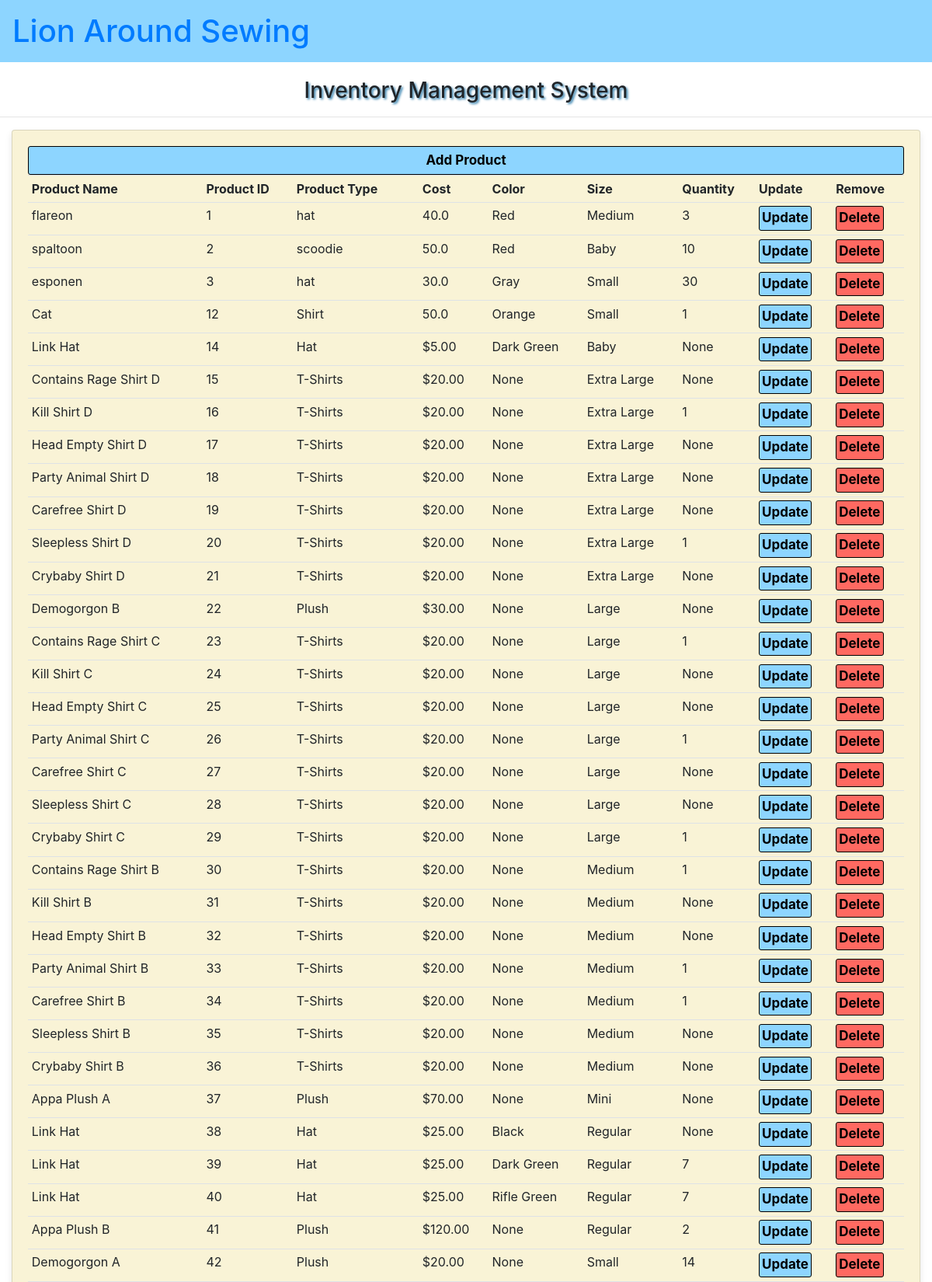
The page / (upper part) on the database its author committed.
### accounts/models.py (models this page shows, shortened)
class Product(models.Model):
    COLORS = (
           ('Black', 'Black'),
           ('Blue', 'Blue'),
           ('Dark Green', 'Dark Green'),
           ('Galaxy', 'Galaxy'),
           ('Gray', 'Gray'),
           ('Green', 'Green'),
           ('Orange', 'Orange'),
           ('Pink', 'Pink'),
           ('Purple', 'Purple'),
           ('Red', 'Red'),
           ('Rifle Green', 'Rifle Green'),
           ('Yellow', 'Yellow'),
           ('White', 'White'),
             )
    SIZES = (
           ('Baby', 'Baby'),
           ('Mini', 'Mini'),
           ('Small', 'Small'),
           ('Medium', 'Medium'),
           ('Large', 'Large'),
           ('Extra Large', 'Extra Large'),
            )
    product_Name = models.CharField(max_length=200, null=True)
    product_Type = models.CharField(max_length=200, null=True)
    cost = models.FloatField(null=True)
    color = models.CharField(max_length=200, null = True, choices = COLORS)
    size = models.CharField(max_length=200, null = True, choices = SIZES)
    quantity = models.IntegerField(null=True)

### accounts/views.py (the view)
# urls.py: path('', views.home, name='home'),
def home(request):
    product = Product.objects.all()
    context = {'products': product}
    return render(request, 'accounts/dashboard.html', context)

### accounts/templates/accounts/dashboard.html (shortened to what this page needs)
{% extends 'accounts/main.html' %}  {% comment %} inherting from the main  {% endcomment %}
{% block content %}
<div class="col-md-12">
    <div class="card card-body">
        <a class= "btn btn-primary btn-sm btn-block" href="{% url 'add_product'%}">Add Product</a>
        <table class = "table table-sm">
            <tr>
                <th>Product Name</th>
                <th>Product ID</th>
                <th>Product Type</th>
                <th>Cost</th>
                <th>Color</th>
                <th>Size</th>
                <th>Quantity</th>
                <th>Update</th>
                <th>Remove</th>
            </tr>
            {% for product in products %}
                <tr>
                    <td>{{product.product_Name}}</td>
                    <td>{{product.id}}</td>
                    <td>{{product.product_Type}}</td>
                    <td>{{product.cost}}</td>
                    <td>{{product.color}}</td>
                    <td>{{product.size}}</td>
                    <td>{{product.quantity}}</td>
                    <td><a class="btn btn-sm btn-info" href="{% url 'edit_product' product.id%}">Update</a></td>
                    <td><a class="btn btn-sm btn-danger" href="{% url 'delete_entry' product.id%}">Delete</a></td>
                </tr>
            {% endfor %}
        </table>
    </div>
</div>
{% endblock %}

### accounts/templates/accounts/main.html (shortened to what this page needs)
<!DOCTYPE html>
<html lang="en">
<head>
    {% load static %}
    <link rel="stylesheet" href="https://cdn.jsdelivr.net/npm/bootstrap@4.4.1/dist/css/bootstrap.min.css">
    <link rel="stylesheet" type="text/css" href="{% static 'css/dashboard.css' %}">
</head>
<body>
<h1> <a href="{% url 'home' %}" id="header_text"> Lion Around Sewing </a></h1>
<h5> Inventory Management System </h5>
<hr>
    {% block content %}
    {% endblock %}
</body>
</html>

### accounts/static/css/dashboard.css (style rules this page uses)
h1 { background-color: #8DD5FF; padding: 1rem; font-size: 2.5rem; margin-bottom: 20px; }
h5 { font-size: 1.75rem; text-align: center; text-shadow: 2px 2px 3px #3984b0; }
.card { background-color: #F9F3D6; border-radius: 0.25rem; box-shadow: 0 0.25rem 0.5rem rgba(0, 0, 0, 0.1); }
.card-body { padding: 1.25rem; }
a.btn-primary { background-color: #8DD5FF; border-color: #000000; color: #000000; font-size: 40px; font-weight: bold; padding: 20px 12px; text-decoration: none; }
a.btn-block { display: block; }
a.btn-sm { padding: 5px 10px; font-size: 17px; line-height: 1.5; border-radius: 3px; }
a.btn-info { background-color: #8DD5FF; border-color: #000000; color: #000000; font-size: 17px; font-weight: bold; padding: 2px 3px; text-decoration: none; }
a.btn-danger { background-color: #FF6961; border-color: #000000; color: #000000; font-size: 17px; font-weight: bold; padding: 2px 3px; text-decoration: none; }

### rows shown on the page
Product: product_Name "flareon", id "1", product_Type "hat", cost "40.0", color "Red", size "Medium", quantity "3"
Product: product_Name "spaltoon", id "2", product_Type "scoodie", cost "50.0", color "Red", size "Baby", quantity "10"
Product: product_Name "esponen", id "3", product_Type "hat", cost "30.0", color "Gray", size "Small", quantity "30"
Product: product_Name "Cat", id "12", product_Type "Shirt", cost "50.0", color "Orange", size "Small", quantity "1"
Product: product_Name "Link Hat", id "14", product_Type "Hat", cost "$5.00", color "Dark Green", size "Baby", quantity "None"
Product: product_Name "Contains Rage Shirt D", id "15", product_Type "T-Shirts", cost "$20.00", color "None", size "Extra Large", quantity "None"
Product: product_Name "Kill Shirt D", id "16", product_Type "T-Shirts", cost "$20.00", color "None", size "Extra Large", quantity "1"
Product: product_Name "Head Empty Shirt D", id "17", product_Type "T-Shirts", cost "$20.00", color "None", size "Extra Large", quantity "None"
Product: product_Name "Party Animal Shirt D", id "18", product_Type "T-Shirts", cost "$20.00", color "None", size "Extra Large", quantity "None"
Product: product_Name "Carefree Shirt D", id "19", product_Type "T-Shirts", cost "$20.00", color "None", size "Extra Large", quantity "None"
Product: product_Name "Sleepless Shirt D", id "20", product_Type "T-Shirts", cost "$20.00", color "None", size "Extra Large", quantity "1"
Product: product_Name "Crybaby Shirt D", id "21", product_Type "T-Shirts", cost "$20.00", color "None", size "Extra Large", quantity "None"
Product: product_Name "Demogorgon B", id "22", product_Type "Plush", cost "$30.00", color "None", size "Large", quantity "None"
Product: product_Name "Contains Rage Shirt C", id "23", product_Type "T-Shirts", cost "$20.00", color "None", size "Large", quantity "1"
Product: product_Name "Kill Shirt C", id "24", product_Type "T-Shirts", cost "$20.00", color "None", size "Large", quantity "None"
Product: product_Name "Head Empty Shirt C", id "25", product_Type "T-Shirts", cost "$20.00", color "None", size "Large", quantity "None"
Product: product_Name "Party Animal Shirt C", id "26", product_Type "T-Shirts", cost "$20.00", color "None", size "Large", quantity "1"
Product: product_Name "Carefree Shirt C", id "27", product_Type "T-Shirts", cost "$20.00", color "None", size "Large", quantity "None"
Product: product_Name "Sleepless Shirt C", id "28", product_Type "T-Shirts", cost "$20.00", color "None", size "Large", quantity "None"
Product: product_Name "Crybaby Shirt C", id "29", product_Type "T-Shirts", cost "$20.00", color "None", size "Large", quantity "1"
Product: product_Name "Contains Rage Shirt B", id "30", product_Type "T-Shirts", cost "$20.00", color "None", size "Medium", quantity "1"
Product: product_Name "Kill Shirt B", id "31", product_Type "T-Shirts", cost "$20.00", color "None", size "Medium", quantity "None"
Product: product_Name "Head Empty Shirt B", id "32", product_Type "T-Shirts", cost "$20.00", color "None", size "Medium", quantity "None"
Product: product_Name "Party Animal Shirt B", id "33", product_Type "T-Shirts", cost "$20.00", color "None", size "Medium", quantity "1"
Product: product_Name "Carefree Shirt B", id "34", product_Type "T-Shirts", cost "$20.00", color "None", size "Medium", quantity "1"
Product: product_Name "Sleepless Shirt B", id "35", product_Type "T-Shirts", cost "$20.00", color "None", size "Medium", quantity "None"
Product: product_Name "Crybaby Shirt B", id "36", product_Type "T-Shirts", cost "$20.00", color "None", size "Medium", quantity "None"
Product: product_Name "Appa Plush A", id "37", product_Type "Plush", cost "$70.00", color "None", size "Mini", quantity "None"
Product: product_Name "Link Hat", id "38", product_Type "Hat", cost "$25.00", color "Black", size "Regular", quantity "None"
Product: product_Name "Link Hat", id "39", product_Type "Hat", cost "$25.00", color "Dark Green", size "Regular", quantity "7"
Product: product_Name "Link Hat", id "40", product_Type "Hat", cost "$25.00", color "Rifle Green", size "Regular", quantity "7"
Product: product_Name "Appa Plush B", id "41", product_Type "Plush", cost "$120.00", color "None", size "Regular", quantity "2"
Product: product_Name "Demogorgon A", id "42", product_Type "Plush", cost "$20.00", color "None", size "Small", quantity "14"
